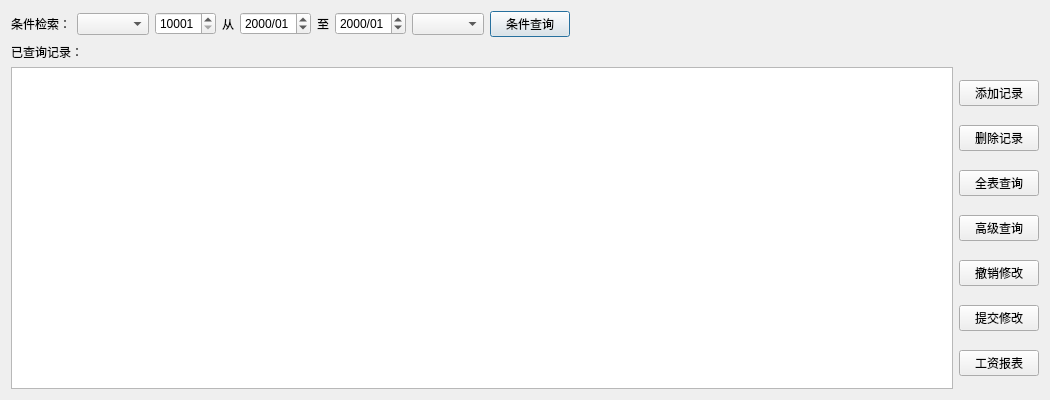
<?xml version="1.0" encoding="UTF-8"?>
<ui version="4.0">
 <class>Salary</class>
 <widget class="QDialog" name="Salary">
  <property name="geometry">
   <rect>
    <x>0</x>
    <y>0</y>
    <width>1050</width>
    <height>400</height>
   </rect>
  </property>
  <property name="windowTitle">
   <string>月工资管理</string>
  </property>
  <property name="windowIcon">
   <iconset resource="icon.qrc">
    <normaloff>:/ico/Database Configuration.ico</normaloff>:/ico/Database Configuration.ico</iconset>
  </property>
  <layout class="QVBoxLayout" name="verticalLayout_3">
   <item>
    <layout class="QHBoxLayout" name="horizontalLayout" stretch="0,0,0,0,0,0,0,0,0,0">
     <item>
      <widget class="QLabel" name="label_2">
       <property name="text">
        <string>条件检索：</string>
       </property>
      </widget>
     </item>
     <item>
      <widget class="QComboBox" name="comboBox">
       <property name="toolTip">
        <string>选择检索条件</string>
       </property>
      </widget>
     </item>
     <item>
      <widget class="QSpinBox" name="spinBox">
       <property name="minimum">
        <number>10001</number>
       </property>
       <property name="maximum">
        <number>99999</number>
       </property>
      </widget>
     </item>
     <item>
      <widget class="QLabel" name="label_3">
       <property name="text">
        <string>从</string>
       </property>
      </widget>
     </item>
     <item>
      <widget class="QDateEdit" name="dateEdit">
       <property name="displayFormat">
        <string>yyyy/MM</string>
       </property>
      </widget>
     </item>
     <item>
      <widget class="QLabel" name="label_4">
       <property name="text">
        <string>至</string>
       </property>
      </widget>
     </item>
     <item>
      <widget class="QDateEdit" name="dateEdit_2">
       <property name="displayFormat">
        <string>yyyy/MM</string>
       </property>
      </widget>
     </item>
     <item>
      <widget class="QComboBox" name="comboBox_2"/>
     </item>
     <item>
      <widget class="QPushButton" name="pushButton">
       <property name="toolTip">
        <string>按照条件进行精确检索</string>
       </property>
       <property name="whatsThis">
        <string>&lt;html&gt;&lt;head/&gt;&lt;body&gt;&lt;p&gt;按照条件进行精确检索&lt;/p&gt;&lt;/body&gt;&lt;/html&gt;</string>
       </property>
       <property name="text">
        <string>条件查询</string>
       </property>
       <property name="default">
        <bool>true</bool>
       </property>
      </widget>
     </item>
     <item>
      <spacer name="horizontalSpacer">
       <property name="orientation">
        <enum>Qt::Horizontal</enum>
       </property>
       <property name="sizeHint" stdset="0">
        <size>
         <width>40</width>
         <height>20</height>
        </size>
       </property>
      </spacer>
     </item>
    </layout>
   </item>
   <item>
    <layout class="QVBoxLayout" name="verticalLayout_2">
     <item>
      <widget class="QLabel" name="label">
       <property name="text">
        <string>已查询记录：</string>
       </property>
      </widget>
     </item>
     <item>
      <layout class="QHBoxLayout" name="horizontalLayout_2">
       <item>
        <widget class="QTableView" name="tableView">
         <property name="sizePolicy">
          <sizepolicy hsizetype="Expanding" vsizetype="Expanding">
           <horstretch>9</horstretch>
           <verstretch>9</verstretch>
          </sizepolicy>
         </property>
         <property name="alternatingRowColors">
          <bool>true</bool>
         </property>
        </widget>
       </item>
       <item>
        <layout class="QVBoxLayout" name="verticalLayout">
         <item>
          <widget class="QPushButton" name="pushButton_3">
           <property name="toolTip">
            <string>添加一条记录，添加后立即生效！</string>
           </property>
           <property name="whatsThis">
            <string>&lt;html&gt;&lt;head/&gt;&lt;body&gt;&lt;p&gt;添加一条记录，添加后立即生效！&lt;/p&gt;&lt;/body&gt;&lt;/html&gt;</string>
           </property>
           <property name="text">
            <string>添加记录</string>
           </property>
          </widget>
         </item>
         <item>
          <widget class="QPushButton" name="pushButton_9">
           <property name="toolTip">
            <string>删除一条记录，“提交修改”后生效！</string>
           </property>
           <property name="whatsThis">
            <string>&lt;html&gt;&lt;head/&gt;&lt;body&gt;&lt;p&gt;删除一条记录，“提交修改”后生效！&lt;/p&gt;&lt;/body&gt;&lt;/html&gt;</string>
           </property>
           <property name="text">
            <string>删除记录</string>
           </property>
          </widget>
         </item>
         <item>
          <widget class="QPushButton" name="pushButton_2">
           <property name="toolTip">
            <string>查询全表信息</string>
           </property>
           <property name="whatsThis">
            <string>&lt;html&gt;&lt;head/&gt;&lt;body&gt;&lt;p&gt;查询全表信息&lt;/p&gt;&lt;/body&gt;&lt;/html&gt;</string>
           </property>
           <property name="text">
            <string>全表查询</string>
           </property>
          </widget>
         </item>
         <item>
          <widget class="QPushButton" name="pushButton_6">
           <property name="toolTip">
            <string>&lt;html&gt;&lt;head/&gt;&lt;body&gt;&lt;p&gt;可由用户手动输入SQL语句进行查询&lt;/p&gt;&lt;/body&gt;&lt;/html&gt;</string>
           </property>
           <property name="whatsThis">
            <string>&lt;html&gt;&lt;head/&gt;&lt;body&gt;&lt;p&gt;可由用户手动输入SQL语句进行查询（注：部门检索应使用部门编号）&lt;/p&gt;&lt;/body&gt;&lt;/html&gt;</string>
           </property>
           <property name="text">
            <string>高级查询</string>
           </property>
          </widget>
         </item>
         <item>
          <widget class="QPushButton" name="pushButton_5">
           <property name="toolTip">
            <string>撤销对数据表做出的修改（注：已“提交修改”的内容不可恢复）</string>
           </property>
           <property name="whatsThis">
            <string>&lt;html&gt;&lt;head/&gt;&lt;body&gt;&lt;p&gt;撤销对数据表做出的修改（注：已“提交修改”的内容不可恢复）&lt;/p&gt;&lt;/body&gt;&lt;/html&gt;</string>
           </property>
           <property name="text">
            <string>撤销修改</string>
           </property>
          </widget>
         </item>
         <item>
          <widget class="QPushButton" name="pushButton_4">
           <property name="toolTip">
            <string>立即同步数据表修改至数据库（注：提交成功后不可恢复！）</string>
           </property>
           <property name="whatsThis">
            <string>&lt;html&gt;&lt;head/&gt;&lt;body&gt;&lt;p&gt;立即同步数据表修改至数据库（注：提交成功后不可恢复！）&lt;/p&gt;&lt;/body&gt;&lt;/html&gt;</string>
           </property>
           <property name="text">
            <string>提交修改</string>
           </property>
          </widget>
         </item>
         <item>
          <widget class="QPushButton" name="pushButton_7">
           <property name="text">
            <string>工资报表</string>
           </property>
          </widget>
         </item>
        </layout>
       </item>
      </layout>
     </item>
    </layout>
   </item>
  </layout>
 </widget>
 <resources>
  <include location="icon.qrc"/>
 </resources>
 <connections/>
</ui>
